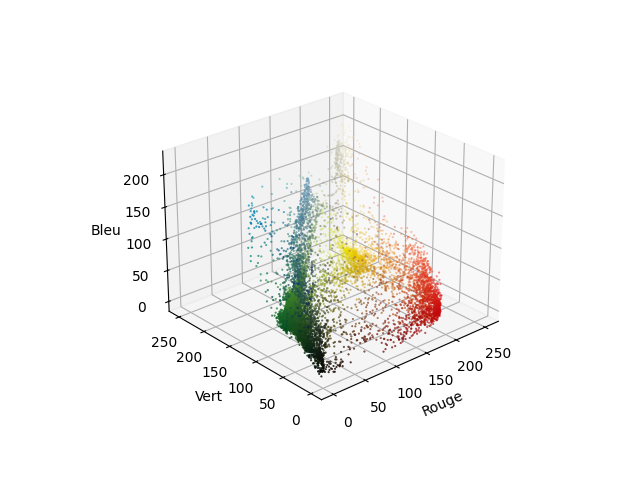

Here is the Python script that generated this plot:
import numpy as np
import matplotlib.pyplot as plt
from mpl_toolkits.mplot3d import Axes3D
from PIL import Image
import math

# Charger l'image
image_path = "parrot.jpg"
image = Image.open(image_path)

# resize_factor = 200 / max(image.width, image.height)
# image = image.resize((int(image.size[0]*resize_factor), int(image.size[1]*resize_factor)))
# image = image.resize((350,350))
image = image.crop((0, 0, 350, 350))
image = image.resize((100,100))
plt.imshow(image)
plt.show()

# Obtenir les données des pixels sous forme de tableau numpy
pixels = np.array(image)

# Récupérer les dimensions de l'image
height, width, channels = pixels.shape

# Créer des tableaux pour les coordonnées x, y, z et les couleurs
x = pixels[:, :, 0].flatten()  # canal rouge
y = pixels[:, :, 1].flatten()  # canal vert
z = pixels[:, :, 2].flatten()  # canal bleu


colors = pixels.reshape((height * width, channels)) / 255.0  # Normaliser les valeurs des couleurs à l'intervalle [0, 1]

# Créer la figure 3D
fig = plt.figure()
ax = fig.add_subplot(111, projection='3d')

# Afficher le nuage de points
ax.scatter(x, y, z, c=colors, marker='.', s=1)

# Définir les étiquettes des axes
ax.set_xlabel('Rouge')
ax.set_ylabel('Vert')
ax.set_zlabel('Bleu')


# Afficher le graphique
plt.show()
